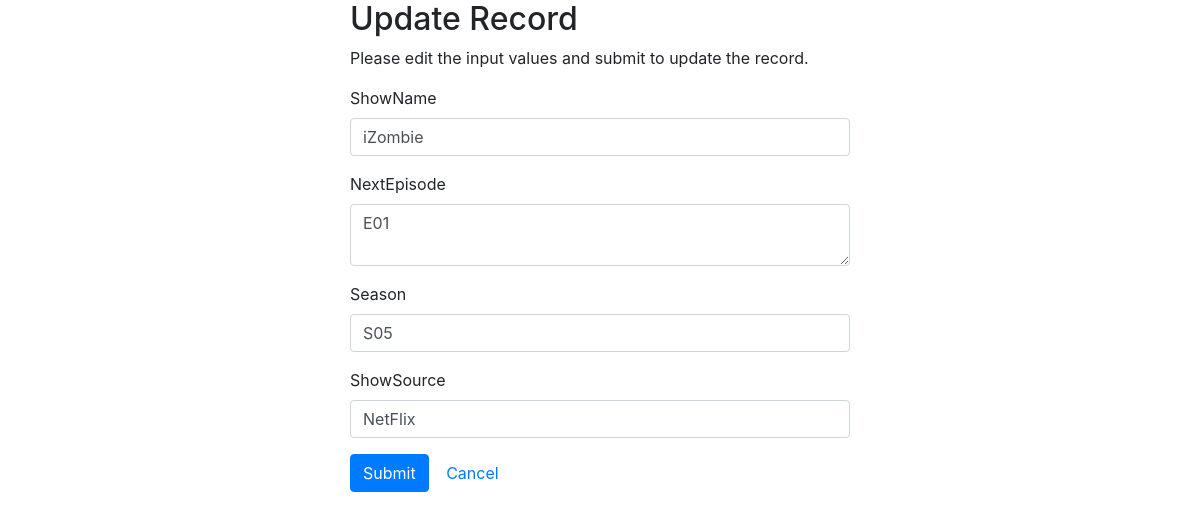
/update.php?ID=5, run on the app's committed database.
### tables this page shows
CREATE TABLE `tvEpisodes` (
  `ID` int(11) NOT NULL AUTO_INCREMENT,
  `ShowName` char(40) NOT NULL,
  `NextEpisode` char(5) NOT NULL,
  `Season` char(5) NOT NULL,
  `ShowSource` char(30) NOT NULL,
  `ModifiedDate` timestamp NOT NULL DEFAULT CURRENT_TIMESTAMP ON UPDATE CURRENT_TIMESTAMP,
  PRIMARY KEY (`ID`),
  KEY `ShowName` (`ShowName`)
);

### update.php (the view, shortened to what this page needs)
<?php
require_once 'config.php';
$ShowName = $NextEpisode = $Season = $ShowSource = "";
$ShowName_err = $NextEpisode_err = $Season_err = $ShowSource_err = "";
if(isset($_POST["ID"]) && !empty($_POST["ID"])){
    $ID = $_POST["ID"];
    $input_ShowName = trim($_POST["ShowName"]);
    if(empty($input_ShowName)){
        $ShowName_err = "Please enter a Show Name.";
    } elseif(!filter_var(trim($_POST["ShowName"]), FILTER_VALIDATE_REGEXP, array("options"=>array("regexp"=>"/^[a-zA-Z'-.\s ]+$/")))){
        $ShowName_err = 'Please enter a valid Show Name.';
    } else{
        $ShowName = $input_ShowName;
    }
    $input_NextEpisode = trim($_POST["NextEpisode"]);
    if(empty($input_NextEpisode)){
        $NextEpisode_err = 'Please enter an Next Episode.';
    } else{
        $NextEpisode = $input_NextEpisode;
    }
    $input_Season = trim($_POST["Season"]);
    if(empty($input_Season)){
        $Season_err = "Please enter the Season.";
    } else{
        $Season = $input_Season;
    }
    $input_ShowSource = trim($_POST["ShowSource"]);
    if(empty($input_ShowSource)){
        $ShowSource_err = "Please enter a Show Source.";
    } elseif(!filter_var(trim($_POST["ShowSource"]), FILTER_VALIDATE_REGEXP, array("options"=>array("regexp"=>"/^[a-zA-Z'-.\s ]+$/")))){
        $ShowSource_err = 'Please enter a valid Show Source.';
    } else{
        $ShowSource = $input_ShowSource;
    }
    if(empty($ShowName_err) && empty($NextEpisode_err) && empty($Season_err) && empty($ShowSource_err)){
        $sql = "UPDATE tvEpisodes SET ShowName=?, NextEpisode=?, Season=?, ShowSource=? WHERE ID=?";
        if($stmt = $mysqli->prepare($sql)){
            $stmt->bind_param("ssssi", $param_ShowName, $param_NextEpisode, $param_Season, $param_ShowSource, $param_ID);
            $param_ShowName = $ShowName;
            $param_NextEpisode = $NextEpisode;
            $param_Season = $Season;
            $param_ShowSource = $ShowSource;
            $param_ID = $ID;
            if($stmt->execute()){
                header("location: index.php");
                exit();
            } else{
                echo "In POST section.  Something went wrong. Please try again later.";
            }
        }
        $stmt->close();
    }
    $mysqli->close();
} else{
    if(isset($_GET["ID"]) && !empty(trim($_GET["ID"]))){
        $sql = "SELECT * FROM tvEpisodes WHERE ID = ?";
        if($stmt = $mysqli->prepare($sql)){
            $stmt->bind_param("i", $param_ID);
            if($stmt->execute()){
                $result = $stmt->get_result();
                if($result->num_rows == 1){
                    $row = $result->fetch_array(MYSQLI_ASSOC);
                    $ShowName = $row["ShowName"];
                    $NextEpisode = $row["NextEpisode"];
                    $Season = $row["Season"];
                    $ShowSource = $row["ShowSource"];
                } else{
                    header("location: error.php");
                    exit();
                }
            } else{
                echo "Oops! Something went wrong. Please try again later.";
            }
        }
    }  else{
        header("location: error.php");
        exit();
    }
}
?>
<!DOCTYPE html>
<html lang="en">
<head>
	<link
		rel="stylesheet" href="https://stackpath.bootstrapcdn.com/bootstrap/4.1.1/css/bootstrap.min.css"
>
</head>
<body>
    <div class="wrapper">
        <div class="container-fluID">
            <div class="row">
                <div class="col-md-12">
                    <div class="page-header">
                        <h2>Update Record</h2>
                    </div>
                    <p>Please edit the input values and submit to update the record.</p>
                    <form action="<?php echo htmlspecialchars(basename($_SERVER['REQUEST_URI'])); ?>" method="post">
                        <div class="form-group <?php echo (!empty($ShowName_err)) ? 'has-error' : ''; ?>">
                            <label>ShowName</label>
                            <input type="text" name="ShowName" class="form-control" value="<?php echo $ShowName; ?>">
                        </div>
                        <div class="form-group <?php echo (!empty($NextEpisode_err)) ? 'has-error' : ''; ?>">
                            <label>NextEpisode</label>
                            <textarea name="NextEpisode" class="form-control"><?php echo $NextEpisode; ?></textarea>
                        </div>
                        <div class="form-group <?php echo (!empty($Season_err)) ? 'has-error' : ''; ?>">
                            <label>Season</label>
                            <input type="text" name="Season" class="form-control" value="<?php echo $Season; ?>">
                        </div>
                        <div class="form-group <?php echo (!empty($ShowSource_err)) ? 'has-error' : ''; ?>">
                            <label>ShowSource</label>
                            <input type="text" name="ShowSource" class="form-control" value="<?php echo $ShowSource; ?>">
                        </div>
                        <input type="submit" class="btn btn-primary" value="Submit">
                        <a href="index.php" class="btn btn-default">Cancel</a>
                    </form>
                </div>
            </div>
        </div>
    </div>
</body>
</html>

### update.php (style rules this page uses)
.wrapper { wIDth: 500px; margin: 0 auto; }

### data on the page
tvepisodes: ShowName "iZombie", NextEpisode "E01", Season "S05", ShowSource "NetFlix"
